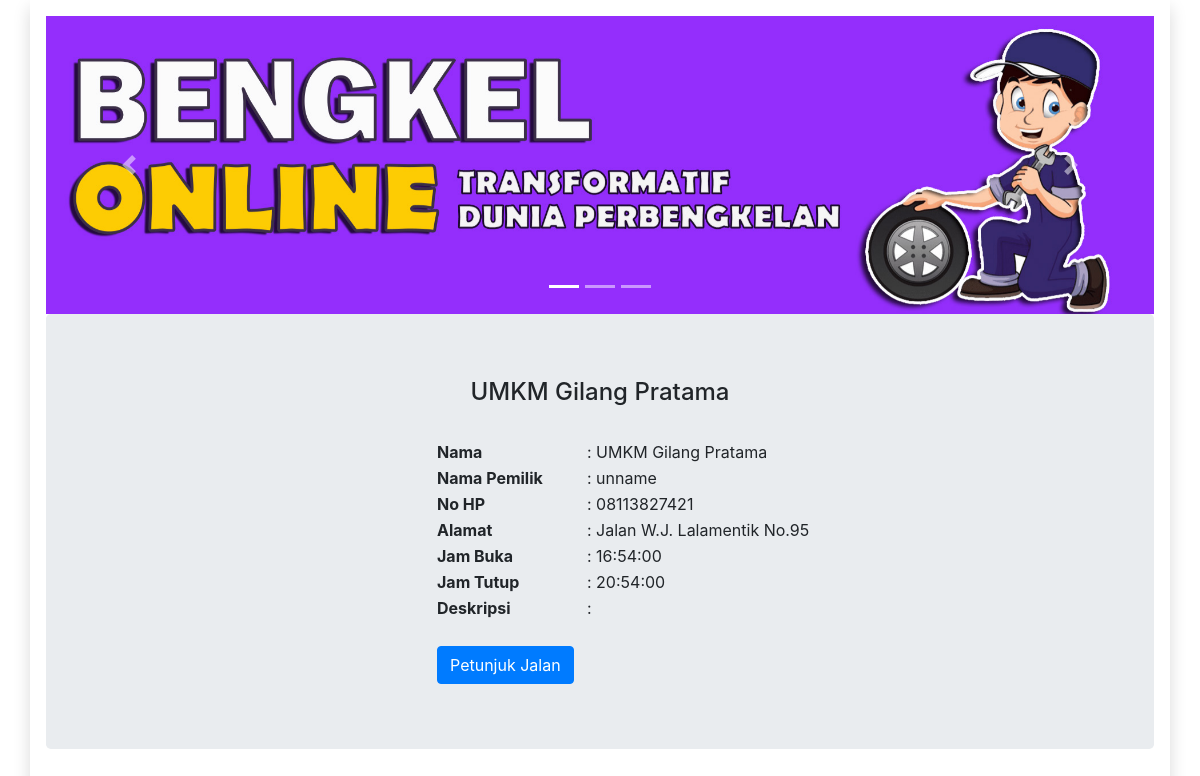
The page /detail_bengkel.php?id=1 on the database as committed earlier.
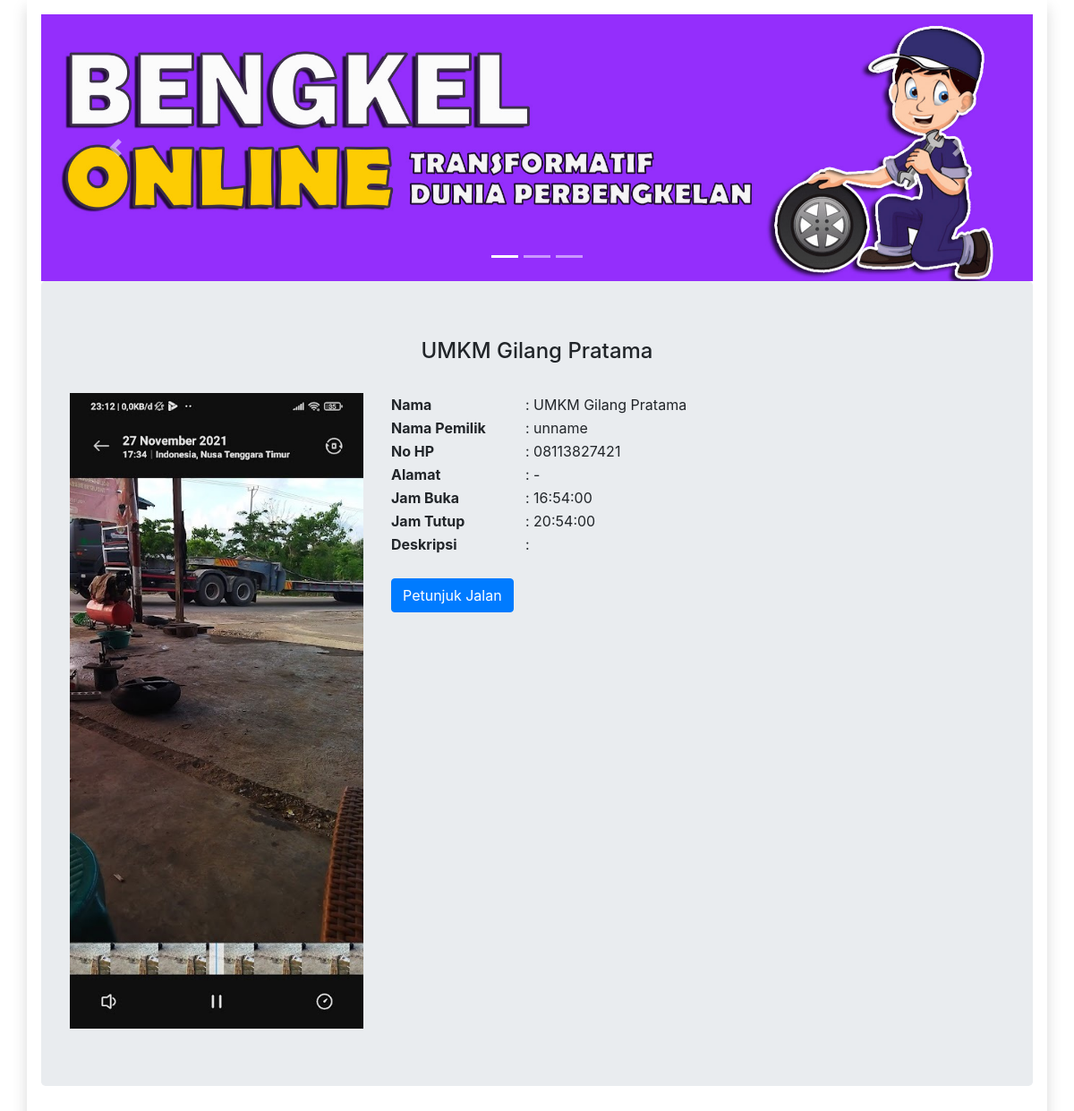
The same page on the database as committed later.
### tables this page shows
CREATE TABLE `bengkel` (
  `id_bengkel` int(6) NOT NULL,
  `image` varchar(100) NOT NULL,
  `nama_bengkel` text NOT NULL,
  `nama_pemilik` text NOT NULL,
  `no_hp` varchar(15) NOT NULL,
  `alamat` text NOT NULL,
  `jam_buka` time NOT NULL,
  `jam_tutup` time NOT NULL
);

### detail_bengkel.php (the view, shortened to what this page needs)
<!DOCTYPE html>
<html lang="en">
<head>
   <link rel="stylesheet" href="https://maxcdn.bootstrapcdn.com/bootstrap/4.5.2/css/bootstrap.min.css">
</head>
<body class="color-change-3x">
   <div class="container  shadow p-3 mb-3 bg-white">
      <div id="demo" class="carousel slide" data-ride="carousel">
         <ul class="carousel-indicators">
            <li data-target="#demo" data-slide-to="0" class="active"></li>
            <li data-target="#demo" data-slide-to="1"></li>
            <li data-target="#demo" data-slide-to="2"></li>
         </ul>
         <div class="carousel-inner">
            <div class="carousel-item active">
               <img src="image/01.jpg" width="100%" height="100%" alt="Bengkel">
            </div>
         </div>
         <a class="carousel-control-prev" href="#demo" data-slide="prev">
            <span class="carousel-control-prev-icon"></span>
         </a>
         <a class="carousel-control-next" href="#demo" data-slide="next">
            <span class="carousel-control-next-icon"></span>
         </a>
      </div>
      <?php
      include "superadmin/konektor.php";
      $id_bengkel = $_GET['id'];
      $bengkel = mysqli_fetch_assoc(mysqli_query($konektor, "SELECT * FROM bengkel WHERE id_bengkel = '$id_bengkel'"));
      ?>
      <div class="jumbotron text-center">
         <h4><?= $bengkel['nama_bengkel'] ?></h4>
         <br>
         <div class="row">
            <div class="col-sm-4">
               <img src="superadmin/berkas/<?= $bengkel['image'] ?>" alt="" width="100%">
            </div>
            <div class="col-sm-8">
               <table>
                  <tr>
                     <th width="150px" style="text-align: left">Nama</th>
                     <td style="text-align: left">: <?= $bengkel['nama_bengkel'] ?></td>
                  </tr>
                  <tr>
                     <th width="150px" style="text-align: left">Nama Pemilik</th>
                     <td style="text-align: left">: <?= $bengkel['nama_pemilik'] ?></td>
                  </tr>
                  <tr>
                     <th width="150px" style="text-align: left">No HP</th>
                     <td style="text-align: left">: <?= $bengkel['no_hp'] ?></td>
                  </tr>
                  <tr>
                     <th width="150px" style="text-align: left">Alamat</th>
                     <td style="text-align: left">: <?= $bengkel['alamat'] ?></td>
                  </tr>
                  <tr>
                     <th width="150px" style="text-align: left">Jam Buka</th>
                     <td style="text-align: left">: <?= $bengkel['jam_buka'] ?></td>
                  </tr>
                  <tr>
                     <th width="150px" style="text-align: left">Jam Tutup</th>
                     <td style="text-align: left">: <?= $bengkel['jam_tutup'] ?></td>
                  </tr>
                  <tr>
                     <th width="150px" style="text-align: left">Deskripsi</th>
                     <td style="text-align: left">:
                     </td>
                  </tr>
                  <tr>
                     <?php
                     $lok = mysqli_fetch_assoc(mysqli_query($konektor, "SELECT * FROM lokasi_bengkel, bengkel WHERE bengkel.id_bengkel = lokasi_bengkel.id_bengkel AND lokasi_bengkel.id_bengkel = '" . $bengkel['id_bengkel'] . "'"))
                     ?>
                     <th colspan="2" width="150px" style="text-align: left"> <br> <a href="https://www.google.com/maps/place/<?= $lok['latitude'] ?>,<?= $lok['longitude'] ?>" class="btn btn-primary" style="float: left"> Petunjuk Jalan</a></th>
                  </tr>
               </table>
            </div>
         </div>
      </div>
</body>
</html>

Rows that differ between the two databases and show on the page:
changed bengkel "UMKM Gilang Pratama": image: picture added; alamat "Jalan W.J. Lalamentik No.95" → "-"
